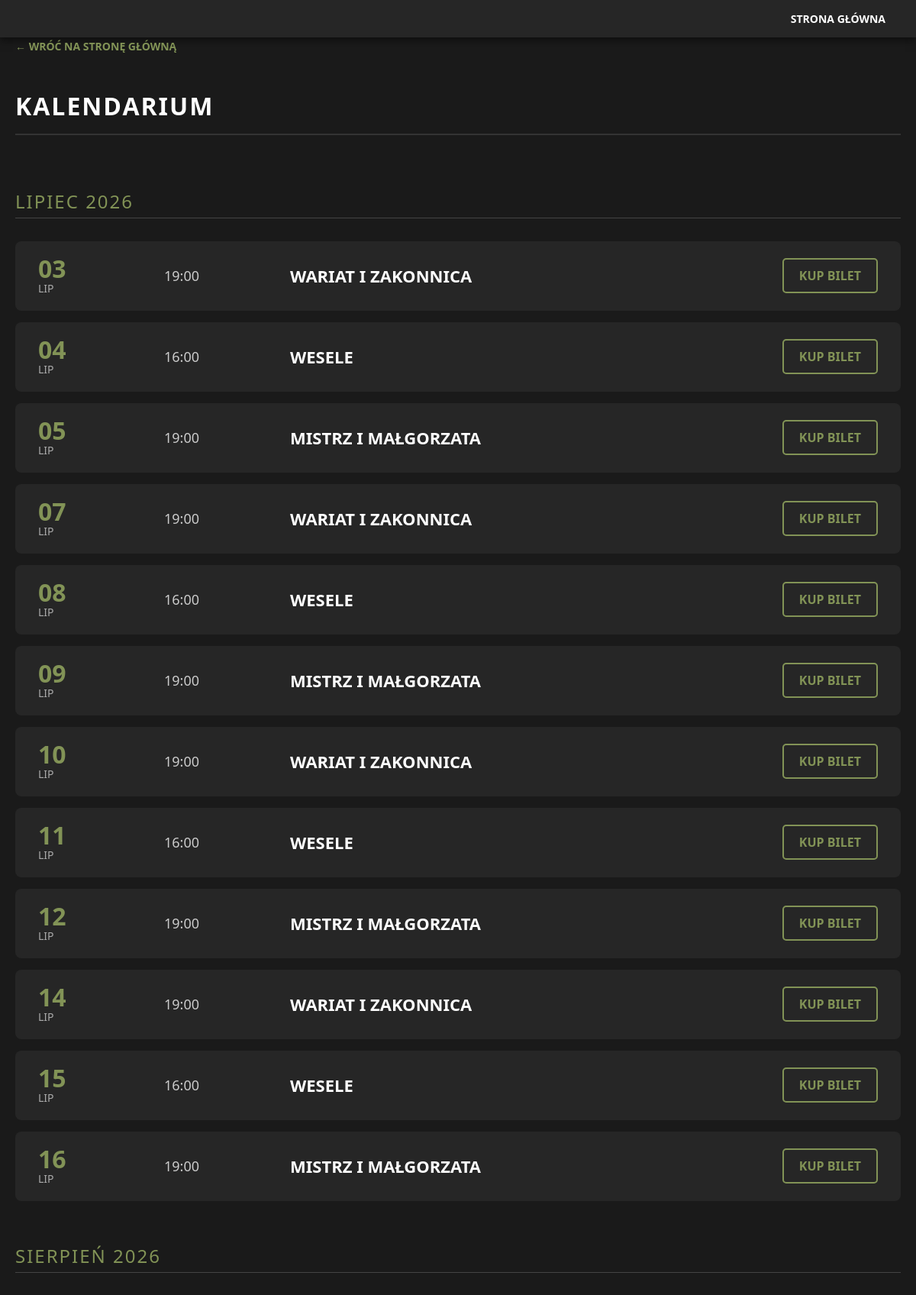
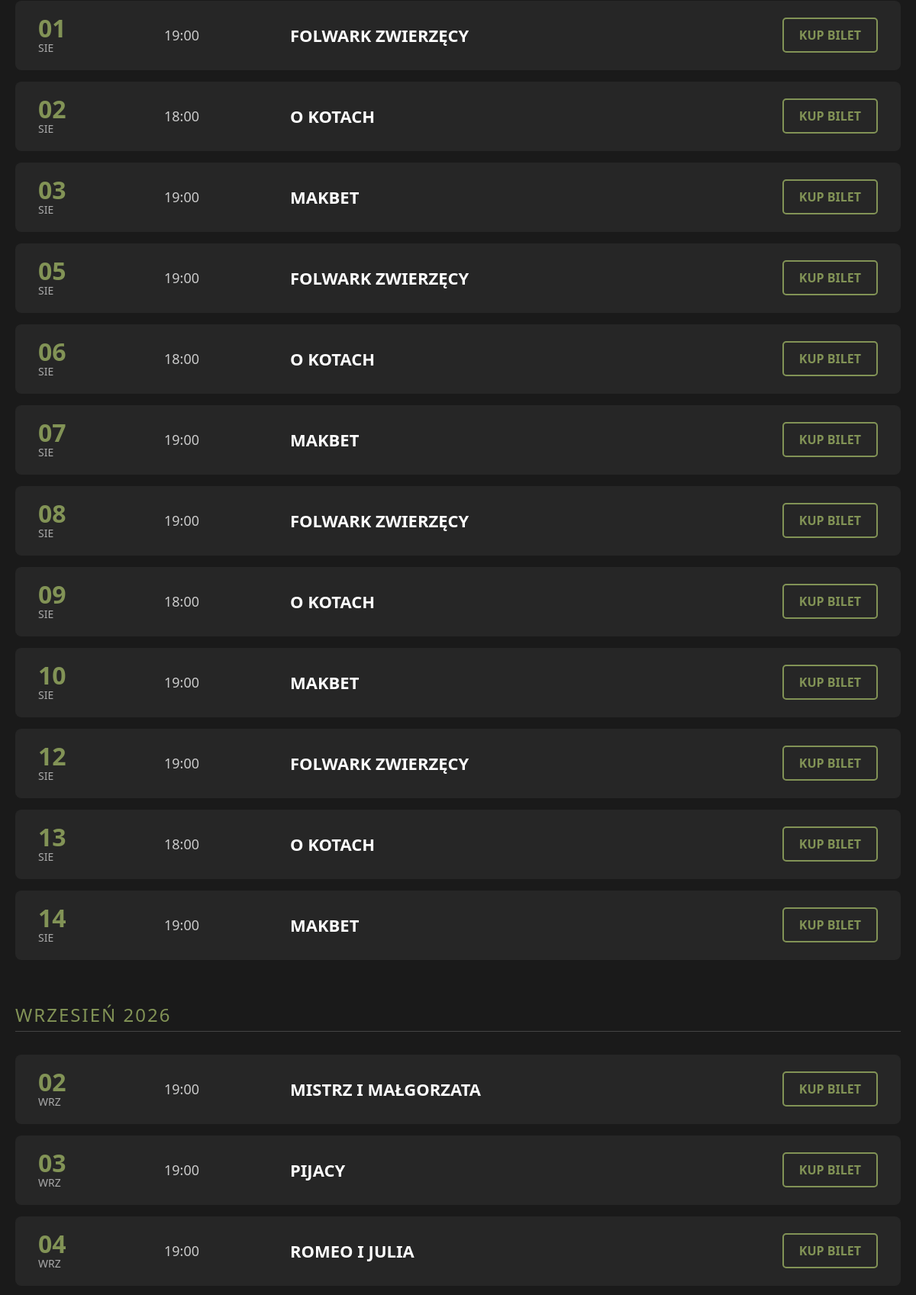
Page /kalendarium.php (upper part) on the committed database (2 pictures, top to bottom).
### tables this page shows
CREATE TABLE `terminy` (
  `id` int(11) NOT NULL,
  `spektakl_id` int(11) NOT NULL,
  `data_wystawienia` datetime NOT NULL
);

CREATE TABLE `spektakle` (
  `id` int(11) NOT NULL,
  `tytul` varchar(255) NOT NULL,
  `opis` text DEFAULT NULL,
  `cena` decimal(10,2) NOT NULL,
  `plakat` varchar(255) DEFAULT 'zdjecia/domyslny_plakat.jpg'
);

### kalendarium.php (the view, shortened to what this page needs)
<?php
require_once 'database.php';
try {
    $sql = "SELECT t.id AS termin_id, s.id AS spektakl_id, s.tytul, t.data_wystawienia
            FROM Terminy t
            JOIN Spektakle s ON t.spektakl_id = s.id
            ORDER BY t.data_wystawienia ASC";
    $stmtHarmonogram = $pdo->query($sql);
    $harmonogram = $stmtHarmonogram->fetchAll(PDO::FETCH_ASSOC);
} catch (\PDOException $e) {
    die("Błąd bazy danych: " . $e->getMessage());
}
function polskiMiesiacSkrot($numerMiesiaca) {
    $miesiace = ['', 'Sty', 'Lut', 'Mar', 'Kwi', 'Maj', 'Cze', 'Lip', 'Sie', 'Wrz', 'Paź', 'Lis', 'Gru'];
    return $miesiace[(int)$numerMiesiaca];
}
function polskiMiesiacPelny($numerMiesiaca) {
    $miesiace = ['', 'Styczeń', 'Luty', 'Marzec', 'Kwiecień', 'Maj', 'Czerwiec', 'Lipiec', 'Sierpień', 'Wrzesień', 'Październik', 'Listopad', 'Grudzień'];
    return $miesiace[(int)$numerMiesiaca];
}
?>
<!DOCTYPE html>
<html lang="pl">
<head>
</head>
<body>
    <div class="top-bar">
        <div>
            <a href="index.php" style="color: #fff;">Strona Główna</a>
        </div>
    </div>
    <div class="kontener-sekcji">
        <a href="index.php" class="powrot">&larr; Wróć na stronę główną</a>
        <h2 class="naglowek-sekcji">Kalendarium</h2>
        <div class="lista-spektakli">
            <?php if (empty($harmonogram)): ?>
                <div class="brak-danych">Brak zaplanowanych spektakli w repertuarze.</div>
            <?php else: ?>
                <?php
                $ostatni_miesiac_rok = '';
                foreach ($harmonogram as $s):
                    $timestamp = strtotime($s['data_wystawienia']);
                    $dzien = date('d', $timestamp);
                    $nr_miesiaca = date('n', $timestamp);
                    $rok = date('Y', $timestamp);
                    $skrot_miesiaca = polskiMiesiacSkrot($nr_miesiaca);
                    $biezacy_miesiac_rok = $nr_miesiaca . '-' . $rok;
                    if ($ostatni_miesiac_rok !== $biezacy_miesiac_rok) {
                        echo "<div class='separator-miesiaca'>" . polskiMiesiacPelny($nr_miesiaca) . " $rok</div>";
                        $ostatni_miesiac_rok = $biezacy_miesiac_rok;
                    }
                ?>
                    <a href="spektakl.php?id=<?= $s['spektakl_id'] ?>" class="wiersz-spektaklu">
                        <div class="w-data">
                            <div class="w-dzien"><?= $dzien ?></div>
                            <div class="w-miesiac"><?= $skrot_miesiaca ?></div>
                        </div>
                        <div class="w-czas"><?= date('H:i', $timestamp) ?></div>
                        <div class="w-tytul"><h3 class="w-tytul-tekst"><?= htmlspecialchars($s['tytul']) ?></h3></div>
                        <div class="w-akcja">
                            <object><a href="wybor_miejsca.php?termin_id=<?= $s['termin_id'] ?>" class="btn-kup">Kup bilet</a></object>
                        </div>
                    </a>
                <?php endforeach; ?>
            <?php endif; ?>
        </div>
    </div>
</body>
</html>

### kalendarium.php (style rules this page uses)
body { font-family: 'Segoe UI', Tahoma, Geneva, Verdana, sans-serif; background-color: #1a1a1a; color: #e0e0e0; margin: 0; padding: 0; padding-bottom: 80px; }
.top-bar { background-color: #262626; padding: 15px 40px; display: flex; justify-content: space-between; align-items: center; box-shadow: 0 4px 10px rgba(0,0,0,0.5); font-size: 14px; }
.top-bar a { color: #aaaaaa; text-decoration: none; margin-left: 20px; text-transform: uppercase; font-weight: bold; transition: 0.3s; }
.kontener-sekcji { max-width: 1200px; margin: 0 auto; padding: 0 20px; }
.naglowek-sekcji { font-size: 32px; color: #fff; margin-bottom: 30px; border-bottom: 2px solid #333; padding-bottom: 15px; text-transform: uppercase; letter-spacing: 2px; }
.separator-miesiaca { font-size: 24px; color: #829356; margin: 40px 0 15px 0; padding-bottom: 5px; border-bottom: 1px solid #444; text-transform: uppercase; letter-spacing: 2px; }
.lista-spektakli { display: flex; flex-direction: column; gap: 15px; }
.wiersz-spektaklu { display: flex; align-items: center; background: #262626; border-radius: 8px; padding: 20px 30px; text-decoration: none; transition: 0.3s; }
.w-data { width: 15%; }
.w-dzien { font-size: 32px; font-weight: bold; color: #829356; line-height: 1; }
.w-miesiac { font-size: 14px; color: #aaa; text-transform: uppercase; }
.w-czas { width: 15%; font-size: 18px; color: #ccc; }
.w-tytul { width: 45%; }
.w-tytul-tekst { font-size: 22px; color: #fff; font-weight: bold; margin: 0; text-transform: uppercase; }
.w-akcja { width: 25%; text-align: right; }
.btn-kup { display: inline-block; color: #829356; border: 2px solid #829356; padding: 10px 20px; text-decoration: none; border-radius: 5px; font-weight: bold; text-transform: uppercase; transition: 0.3s; }
.powrot { display: inline-block; margin-bottom: 20px; color: #829356; text-decoration: none; font-weight: bold; text-transform: uppercase; font-size: 14px; }

### rows in the picture
terminy: data_wystawienia "LIPIEC", data_wystawienia "2026", data_wystawienia "03", data_wystawienia "LIP", data_wystawienia "19:00", spektakl.tytul "WARIAT I ZAKONNICA"
terminy: data_wystawienia "04", data_wystawienia "LIP", data_wystawienia "16:00", spektakl.tytul "WESELE"
terminy: data_wystawienia "05", data_wystawienia "LIP", data_wystawienia "19:00", spektakl.tytul "MISTRZ I MAŁGORZATA"
terminy: data_wystawienia "07", data_wystawienia "LIP", data_wystawienia "19:00", spektakl.tytul "WARIAT I ZAKONNICA"
terminy: data_wystawienia "08", data_wystawienia "LIP", data_wystawienia "16:00", spektakl.tytul "WESELE"
terminy: data_wystawienia "09", data_wystawienia "LIP", data_wystawienia "19:00", spektakl.tytul "MISTRZ I MAŁGORZATA"
terminy: data_wystawienia "10", data_wystawienia "LIP", data_wystawienia "19:00", spektakl.tytul "WARIAT I ZAKONNICA"
terminy: data_wystawienia "11", data_wystawienia "LIP", data_wystawienia "16:00", spektakl.tytul "WESELE"
terminy: data_wystawienia "12", data_wystawienia "LIP", data_wystawienia "19:00", spektakl.tytul "MISTRZ I MAŁGORZATA"
terminy: data_wystawienia "14", data_wystawienia "LIP", data_wystawienia "19:00", spektakl.tytul "WARIAT I ZAKONNICA"
terminy: data_wystawienia "15", data_wystawienia "LIP", data_wystawienia "16:00", spektakl.tytul "WESELE"
terminy: data_wystawienia "16", data_wystawienia "LIP", data_wystawienia "19:00", spektakl.tytul "MISTRZ I MAŁGORZATA"
terminy: data_wystawienia "SIERPIEŃ", data_wystawienia "2026", data_wystawienia "01", data_wystawienia "SIE", data_wystawienia "19:00", spektakl.tytul "FOLWARK ZWIERZĘCY"
terminy: data_wystawienia "02", data_wystawienia "SIE", data_wystawienia "18:00", spektakl.tytul "O KOTACH"
terminy: data_wystawienia "03", data_wystawienia "SIE", data_wystawienia "19:00", spektakl.tytul "MAKBET"
terminy: data_wystawienia "05", data_wystawienia "SIE", data_wystawienia "19:00", spektakl.tytul "FOLWARK ZWIERZĘCY"
terminy: data_wystawienia "06", data_wystawienia "SIE", data_wystawienia "18:00", spektakl.tytul "O KOTACH"
terminy: data_wystawienia "07", data_wystawienia "SIE", data_wystawienia "19:00", spektakl.tytul "MAKBET"
terminy: data_wystawienia "08", data_wystawienia "SIE", data_wystawienia "19:00", spektakl.tytul "FOLWARK ZWIERZĘCY"
terminy: data_wystawienia "09", data_wystawienia "SIE", data_wystawienia "18:00", spektakl.tytul "O KOTACH"
terminy: data_wystawienia "10", data_wystawienia "SIE", data_wystawienia "19:00", spektakl.tytul "MAKBET"
terminy: data_wystawienia "12", data_wystawienia "SIE", data_wystawienia "19:00", spektakl.tytul "FOLWARK ZWIERZĘCY"
terminy: data_wystawienia "13", data_wystawienia "SIE", data_wystawienia "18:00", spektakl.tytul "O KOTACH"
terminy: data_wystawienia "14", data_wystawienia "SIE", data_wystawienia "19:00", spektakl.tytul "MAKBET"
terminy: data_wystawienia "WRZESIEŃ", data_wystawienia "2026", data_wystawienia "02", data_wystawienia "WRZ", data_wystawienia "19:00", spektakl.tytul "MISTRZ I MAŁGORZATA"
terminy: data_wystawienia "03", data_wystawienia "WRZ", data_wystawienia "19:00", spektakl.tytul "PIJACY"
terminy: data_wystawienia "04", data_wystawienia "WRZ", data_wystawienia "19:00", spektakl.tytul "ROMEO I JULIA"
